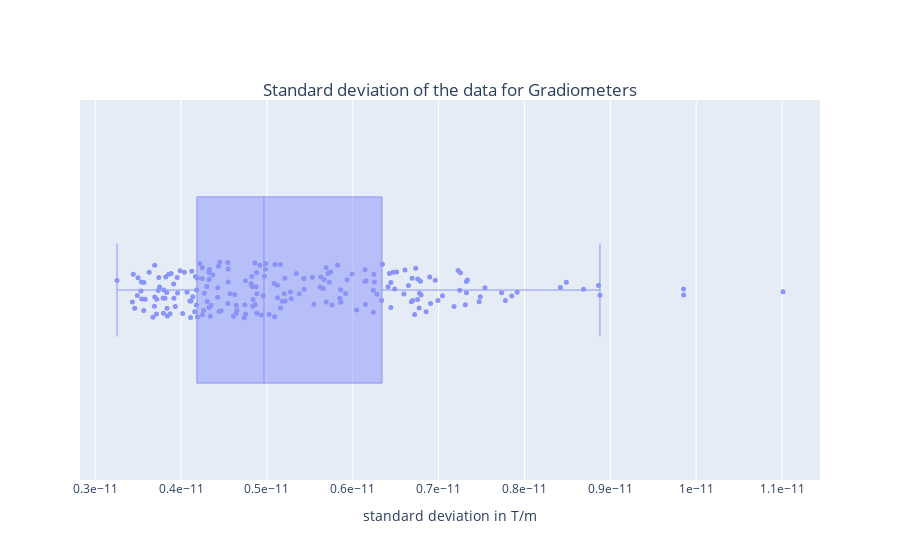

Notebook source saved alongside this figure:
### Code cell
fig_g, fig_path_g=boxplot_std_hovering_plotly(std_data=rmse_grads, tit='Gradiometers', channel_names=grads, sid='1')

### Figure 1 — Plotly figure (JSON) as saved in the notebook; plotly's stock layout.template omitted (floating-point values rounded to 4 significant figures; data arrays with more than 128 entries replaced by an {"elided": "..."} marker saying what was removed)
{"data": [{"boxpoints": "all", "hovertemplate": "%{text}<br>STD: %{x: .0f}", "line": {"width": 1}, "marker": {"size": 5}, "name": "", "opacity": 0.7, "pointpos": 0, "text": {"elided": "204 str values"}, "type": "box", "x": {"elided": "204 float values"}}], "layout": {"title": {"text": "Standard deviation of the data for Gradiometers", "x": 0.5, "xanchor": "center", "y": 0.85, "yanchor": "top"}, "xaxis": {"exponentformat": "e", "showexponent": "all", "title": {"text": "standard deviation in T/m"}}, "yaxis": {"showticklabels": false, "visible": false}}}
